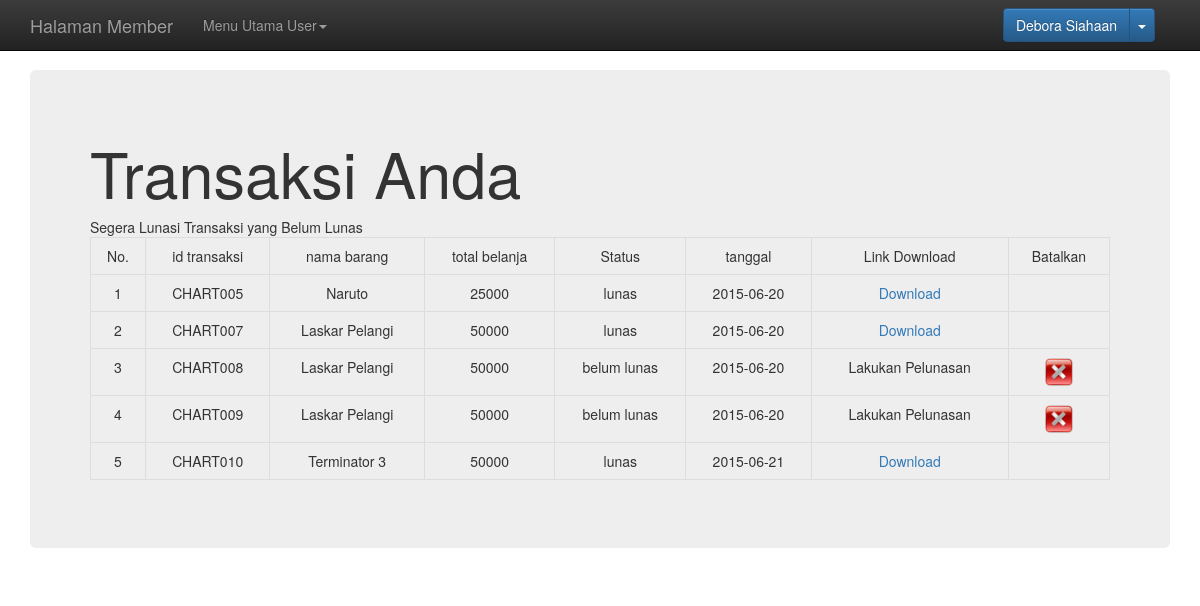
The app's page /welcome.php (signed in) with its own data.
### tables this page shows
CREATE TABLE IF NOT EXISTS `tabel_chart` (
  `ID_CHART` varchar(15) NOT NULL,
  `USERNAME_PEMBELI` varchar(50) NOT NULL,
  `ID_BARANG` varchar(25) NOT NULL,
  `USERNAME_ADMIN` varchar(25) NOT NULL,
  `TOTAL_BELANJA` float DEFAULT NULL,
  `STATUS` varchar(20) DEFAULT NULL,
  `TANGGAL_ORDER` date DEFAULT NULL
);

CREATE TABLE IF NOT EXISTS `tabel_barang` (
  `ID_BARANG` varchar(25) NOT NULL,
  `NAMA_BARANG` varchar(50) DEFAULT NULL,
  `HARGA_BARANG` float DEFAULT NULL,
  `KATEGORI` varchar(35) DEFAULT NULL,
  `GAMBAR` varchar(100) NOT NULL,
  `DESKRIPSI` varchar(100) NOT NULL
);

### welcome.php (the view, shortened to what this page needs)
<!DOCTYPE html>
<html lang="en">
  <head>
    <link href="css/bootstrap.min.css" rel="stylesheet">
    <link href="css/bootstrap-theme.min.css" rel="stylesheet">
    <link href="css/theme.css" rel="stylesheet">
  </head>
  <body>
    <nav class="navbar navbar-inverse navbar-fixed-top">
      <div class="container">
        <div id="navbar" class="navbar-collapse collapse">
          <ul class="nav navbar-nav">
           <?php
		   	include ("koneksi.php");
		   if($_SESSION['LEVEL']== "member"){
			   echo "
			     <a class='navbar-brand' href='index.php'>Halaman Member</a>
			   <li class='dropdown'>
              <a href='#' class='dropdown-toggle' data-toggle='dropdown' role='button' aria-expanded='false'>Menu Utama User<span class='caret'></span></a>
              <ul class='dropdown-menu' role='menu'>
                <li><a href='film.php'>Tambah Transaksi</a></li>
                <li><a href='edit-profil.php?id_user=$_SESSION[USERNAME_PEMBELI]'>Edit Profil</a></li>
              </ul>
            </li>
			   ";
		   }
			?>
          </ul>
		 <div class="btn-group navbar-form pull-right">
			<a class="btn btn-primary" href="#"><i class="icon-user icon-white"></i><?php echo $_SESSION['NAMA'];?></a>
			<a class="btn btn-primary dropdown-toggle" data-toggle="dropdown" href="#"><span class="caret"></span></a>
        </div>
      </div>
    </nav>
    <div class="container theme-showcase" role="main">
      <div class="jumbotron">
        <h1>Transaksi Anda</h1> Segera Lunasi Transaksi yang Belum Lunas
		<table class="table table-bordered table-hover">
		<tr align="center">
		<td align="center">No.</td>
		<td align="center">id transaksi</td>
		<td align="center">nama barang</td>
		<td align="center">total belanja</td>
		<td align="center">Status</td>
		<td align="center">tanggal</td>
		<td align="center">Link Download</td>
		<td align="center">Batalkan</td>
		<?php
		$user= $_SESSION['NAMA'];
	$no=1;
	$queryselecttransaksi="select A.ID_CHART,B.NAMA,c.NAMA_BARANG,TOTAL_BELANJA,STATUS,TANGGAL_ORDER FROM tabel_chart A, tabel_user B,tabel_barang c where A.USERNAME_PEMBELI=B.USERNAME_PEMBELI and C.ID_Barang=A.ID_BARANG and B.NAMA='$user' order by ID_CHART";
	$resultquery=mysqli_query($koneksi,$queryselecttransaksi);
	while($row=mysqli_fetch_array($resultquery,MYSQLI_ASSOC)){
				echo"<tr align='center'>";
				echo"<td>".$no."</td>";
				echo"<td>". $row['ID_CHART'] . "</td>";
				echo"<td>". $row['NAMA_BARANG'] . "</td>";
				echo"<td>". $row['TOTAL_BELANJA'] . "</td>";
				echo"<td>". $row['STATUS'] . "</td>";
				echo"<td>". $row['TANGGAL_ORDER'] . "</td>";
				if($row['STATUS']=='lunas'){
					echo "<td><a href='download.php?id_chart=$row[ID_CHART]'>Download</a></td>";
				}
				else{
					echo "<td>Lakukan Pelunasan</td>";
				}
				if($row['STATUS']=='lunas'){
					echo "<td></td>";
				}
				else{
					echo "<td><a href=\"javascript: delet('".$row['ID_CHART']."','".$row['NAMA_BARANG']."')\"><img src='icon_modul_5/delete.png'style='width:30px;height:30px'/></a></td>";
				}
				$no++;
			}
			?>
		</tr>
      </div>
	  </div>
  </body>
</html>

### css/theme.css (style rules this page uses)
body { padding-top: 70px; padding-bottom: 30px; }

### records on screen
tabel_chart: ID_CHART "CHART005", ID_BARANG.NAMA_BARANG "Naruto", TOTAL_BELANJA "25000", STATUS "lunas", TANGGAL_ORDER "2015-06-20"
tabel_chart: ID_CHART "CHART007", ID_BARANG.NAMA_BARANG "Laskar Pelangi", TOTAL_BELANJA "50000", STATUS "lunas", TANGGAL_ORDER "2015-06-20"
tabel_chart: ID_CHART "CHART008", ID_BARANG.NAMA_BARANG "Laskar Pelangi", TOTAL_BELANJA "50000", STATUS "belum lunas", TANGGAL_ORDER "2015-06-20", shows "Lakukan Pelunasan"
tabel_chart: ID_CHART "CHART009", ID_BARANG.NAMA_BARANG "Laskar Pelangi", TOTAL_BELANJA "50000", STATUS "belum lunas", TANGGAL_ORDER "2015-06-20", shows "Lakukan Pelunasan"
tabel_chart: ID_CHART "CHART010", ID_BARANG.NAMA_BARANG "Terminator 3", TOTAL_BELANJA "50000", STATUS "lunas", TANGGAL_ORDER "2015-06-21"

### other values on screen
$_SESSION['NAMA'] "Debora Siahaan"
